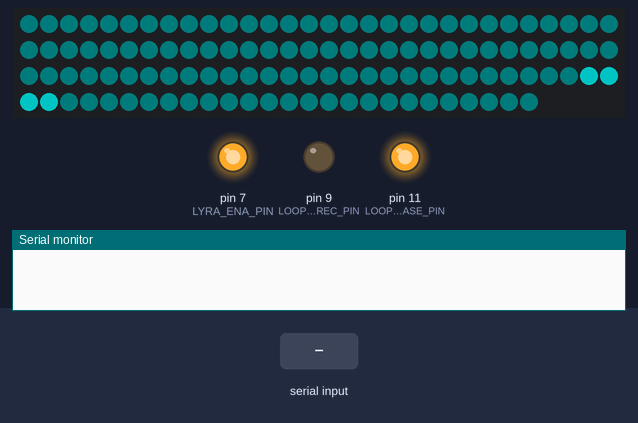
Bench run of a sketch on a simulated Arduino Uno, built with avr-gcc and run on an emulated ATmega328P. Parts: 116 RGB LEDs in strip order, left to right, continuing on the next row, output pins drawn as LEDs (lit = HIGH), the last lines printed to the serial monitor. The inputs (shaded band) are chosen by the test bench. Dim RGB values are drawn brighter than linear; random numbers use the default seed unless the sketch sets one.

Above: at 1.26 s.
1.3 s: "2" received over Serial
At 3.4 s:
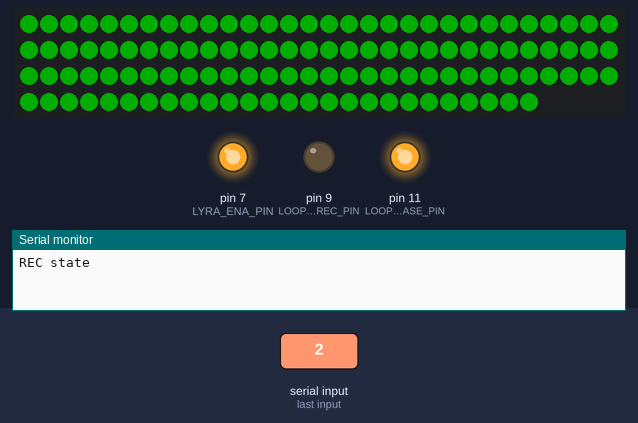
At 37.4 s:
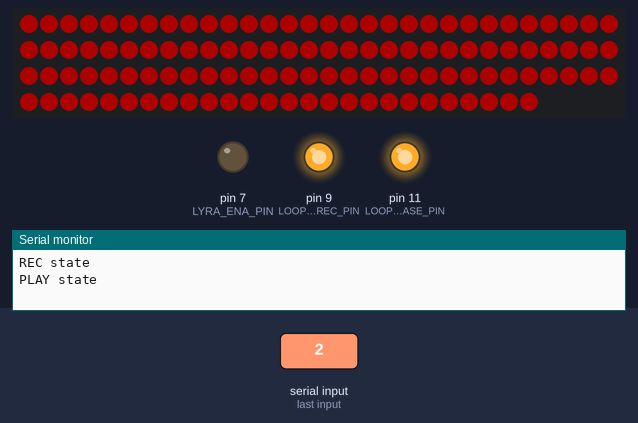
Timing chart, 0 to 38.1 s (numbered marks = the images above; inputs shaded):
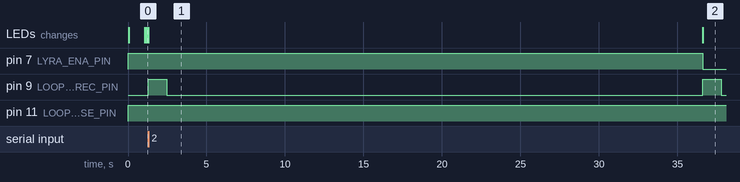

Measured:
- after the input at 1.3 s, pin 7 (LYRA_ENA_PIN): HIGH → LOW after 35.3 s; pin 9 (LOOPER_REC_PIN): alternates HIGH for 1.2 s and LOW for 34.2 s, starting at once
- what the display in image 1 shows lasts 35.3 s, from 1.3 s to 36.6 s

The sketch:

lyra_control.ino
```cpp
#include "Arduino.h"
#include "Wire.h"
#include "FastLED.h"

#define LEDS_CONTROL_CPP

#define STAR_NUM			29//16
#define PIX_IN_STAR_NUM		4
#define PIX_NUM				PIX_IN_STAR_NUM * STAR_NUM
#define	COL_NUM				23//8
#define LED_DATA_PIN		3

#define LYRA_ENA_PIN			7
#define LOOPER_REC_PIN			9
#define LOOPER_ERASE_PIN		11
#define LOOPER_REC_HOLD_TIME	1000
#define LOOPER_ERASE_HOLD_TIME	6000
#define LOOPER_REC_TIME			30000

#define EFF_UPD_PERIOD			40
#define EFF_FLASH_RISE_DUR		100
#define EFF_FLASH_FALL_DUR		500
#define EFF_IDLE_COLOR			0, 3, 3
#define EFF_FLASH_COLOR1		0, 100, 100//100, 80, 0
#define EFF_FLASH_COLOR2		100, 80, 0
#define EFF_REC_COLOR			0, 50, 0
#define EFF_PLAY_COLOR			50, 0, 0

// Timers
//----------------------
enum
{
	SYSTEM_TIMER_UPD,
	SYSTEM_TIMER_LOOPER,
	SYSTEM_TIMER_REC,
	SYSTEM_TIMER_FADE,
	SYSTEM_TIMER_NUM
};
uint16_t 	SYSTEM_TimerArray[SYSTEM_TIMER_NUM];

//Exhibit States
//----------------------
enum
{
	EXH_STATE_INIT,
	EXH_STATE_IDLE,
	EXH_STATE_REC,
	EXH_STATE_PLAY,
	EXH_STATE_ERASE
};
uint8_t	_exh_state;
uint8_t	_exh_proc;

//Effect states
//----------------------
enum
{
	EFF_STATE_IDLE,
	EFF_STATE_WAVE,
	EFF_STATE_REC,
	EFF_STATE_PLAY
};
uint8_t	_eff_state;
uint8_t	_eff_proc;

CRGB		_led_arr[PIX_NUM];

enum
{
	STAR_EFF_NO,
	STAR_EFF_FLASH
};
typedef struct
{
	uint8_t 	eff_state;
	uint16_t 	eff_tmr;
	uint8_t 	eff_steps_num;
	//uint16_t	rise_dur;
	//uint16_t	fall_dur;
	float		r_step;
	float		g_step;
	float		b_step;
	float		r_cur;
	float		g_cur;
	float		b_cur;
	uint8_t		r_tar;
	uint8_t		g_tar;
	uint8_t		b_tar;
	uint8_t		r_last;
	uint8_t		g_last;
	uint8_t		b_last;
} star_eff_struct_type;
star_eff_struct_type _star_arr[STAR_NUM];

typedef struct
{
	uint8_t	st_num;
	uint8_t	stars[2];
} col_srtuct_type;
col_srtuct_type _col_arr[COL_NUM];

void setup()
{
	//Reset all system timers
	memset( SYSTEM_TimerArray, 0, sizeof(SYSTEM_TimerArray) );

	pinMode(LYRA_ENA_PIN, OUTPUT);
	pinMode(LOOPER_REC_PIN, OUTPUT);
	pinMode(LOOPER_ERASE_PIN, OUTPUT);

	_exh_state = EXH_STATE_INIT;
	_exh_proc = 0;

	_eff_state = EFF_STATE_IDLE;
	_eff_proc = 0;

	memset( _star_arr, 0, sizeof(_star_arr) );

	Serial.begin(115200);

	randomSeed(analogRead(A1));

	//Init cols
	//#0
	_col_arr[0].st_num = 1;
	_col_arr[0].stars[0] = 0;

	//#1
	_col_arr[1].st_num = 2;
	_col_arr[1].stars[0] = 1;
	_col_arr[1].stars[1] = 2;

	//#2
	_col_arr[2].st_num = 2;
	_col_arr[2].stars[0] = 3;
	_col_arr[2].stars[1] = 4;

	//#3
	_col_arr[3].st_num = 2;
	_col_arr[3].stars[0] = 5;
	_col_arr[3].stars[1] = 9;

	//#4
	_col_arr[4].st_num = 1;
	_col_arr[4].stars[0] = 6;

	//#5
	_col_arr[5].st_num = 1;
	_col_arr[5].stars[0] = 7;

	//#6
	_col_arr[6].st_num = 1;
	_col_arr[6].stars[0] = 8;

	//#7
	_col_arr[7].st_num = 1;
	_col_arr[7].stars[0] = 10;

	//#8
	_col_arr[8].st_num = 1;
	_col_arr[8].stars[0] = 11;

	//#9
	_col_arr[9].st_num = 1;
	_col_arr[9].stars[0] = 12;

	//#10
	_col_arr[10].st_num = 1;
	_col_arr[10].stars[0] = 13;

	//#11
	_col_arr[11].st_num = 1;
	_col_arr[11].stars[0] = 14;

	//#12
	_col_arr[12].st_num = 1;
	_col_arr[12].stars[0] = 19;

	//#13
	_col_arr[13].st_num = 2;
	_col_arr[13].stars[0] = 20;
	_col_arr[13].stars[1] = 15;

	//#14
	_col_arr[14].st_num = 2;
	_col_arr[14].stars[0] = 18;
	_col_arr[14].stars[1] = 17;

	//#15
	_col_arr[15].st_num = 1;
	_col_arr[15].stars[0] = 16;

	//#16
	_col_arr[16].st_num = 1;
	_col_arr[16].stars[0] = 21;

	//#17
	_col_arr[17].st_num = 1;
	_col_arr[17].stars[0] = 22;

	//#18
	_col_arr[18].st_num = 1;
	_col_arr[18].stars[0] = 23;

	//#19
	_col_arr[19].st_num = 1;
	_col_arr[19].stars[0] = 25;

	//#20
	_col_arr[20].st_num = 1;
	_col_arr[20].stars[0] = 24;

	//#21
	_col_arr[21].st_num = 1;
	_col_arr[21].stars[0] = 26;

	//#22
	_col_arr[22].st_num = 2;
	_col_arr[22].stars[0] = 27;
	_col_arr[22].stars[1] = 28;

	//TEST COLS INIT (MATRIX 8*8)
	//+-+-+-+-+-+-+-+-+-+-+-+-+-+-+-+-+-+-+-+-+-+-+
	//#0
	/*_col_arr[0].st_num = 2;
	_col_arr[0].stars[0] = 0;
	_col_arr[0].stars[1] = 1;

	//#1
	_col_arr[1].st_num = 2;
	_col_arr[1].stars[0] = 2;
	_col_arr[1].stars[1] = 3;

	//#2
	_col_arr[2].st_num = 2;
	_col_arr[2].stars[0] = 4;
	_col_arr[2].stars[1] = 5;

	//#3
	_col_arr[3].st_num = 2;
	_col_arr[3].stars[0] = 6;
	_col_arr[3].stars[1] = 7;

	//#4
	_col_arr[4].st_num = 2;
	_col_arr[4].stars[0] = 8;
	_col_arr[4].stars[1] = 9;

	//#5
	_col_arr[5].st_num = 2;
	_col_arr[5].stars[0] = 10;
	_col_arr[5].stars[1] = 11;

	//#6
	_col_arr[6].st_num = 2;
	_col_arr[6].stars[0] = 12;
	_col_arr[6].stars[1] = 13;

	//#7
	_col_arr[7].st_num = 2;
	_col_arr[7].stars[0] = 14;
	_col_arr[7].stars[1] = 15;*/
	//+-+-+-+-+-+-+-+-+-+-+-+-+-+-+-+-+-+-+-+-+-+-+

	FastLED.addLeds<NEOPIXEL, LED_DATA_PIN> (_led_arr, PIX_NUM);
	FastLED.setBrightness(255);
	FastLED.clear();
	FastLED.show();

	//Serial.println("Init done");

}

//
//-------------------------------------------------------------------------
void setStarColor(uint8_t t_star, uint8_t r_ch, uint8_t g_ch, uint8_t b_ch)
{
	uint8_t _star_addr, i;

	_star_addr = t_star * PIX_IN_STAR_NUM;
	if( (_star_addr + 3) > (PIX_NUM - 1) )
		return;
	for( i = 0; i < PIX_IN_STAR_NUM; i++ )
		_led_arr[_star_addr + i] = CRGB(r_ch, g_ch, b_ch);

	return;
}

//
//-------------------------------------------------------------------------
CRGB getStarColor(uint8_t t_star)
{
	return _led_arr[t_star * PIX_IN_STAR_NUM];
}

//
//-------------------------------------------------------------------------
void setColColor(uint8_t t_col, uint8_t r_ch, uint8_t g_ch, uint8_t b_ch)
{
	uint8_t i;

	if( t_col > (COL_NUM - 1) )
		return;

	for( i = 0; i < _col_arr[t_col].st_num; i++ )
		setStarColor(_col_arr[t_col].stars[i], r_ch, g_ch, b_ch);
}


//
//-------------------------------------------------------------------------
void runStarFlash(uint8_t t_star, uint8_t r_ch, uint8_t g_ch, uint8_t b_ch)
{
	if( t_star > (STAR_NUM - 1) )
		return;
	_star_arr[t_star].eff_state = 1;
	//_star_arr[t_star].rise_dur = t_rise_dur;
	//_star_arr[t_star].fall_dur = t_fall_dur;
	_star_arr[t_star].r_last = getStarColor(t_star).r;
	_star_arr[t_star].g_last = getStarColor(t_star).g;
	_star_arr[t_star].b_last = getStarColor(t_star).b;
	_star_arr[t_star].r_tar = r_ch;
	_star_arr[t_star].g_tar = g_ch;
	_star_arr[t_star].b_tar = b_ch;
	return;
}

//
//-------------------------------------------------------------------------
void runColFlash(uint32_t t_col, uint8_t r_ch, uint8_t g_ch, uint8_t b_ch)
{
	uint8_t i;

	if( t_col > (COL_NUM - 1) )
		return;
	for( i = 0; i < _col_arr[t_col].st_num; i++ )
		runStarFlash(_col_arr[t_col].stars[i], r_ch, g_ch, b_ch);
}

void loop()
{
	uint32_t i = 0;
	static uint8_t cur_line = 0, rvd_data;
	static uint32_t last_ms_tmr_val = 0;

	//ms Timer Handler
    if( last_ms_tmr_val != millis() )
    {
        for( i = 0; i < SYSTEM_TIMER_NUM; i++ ) if( SYSTEM_TimerArray[i] > 0 )
			SYSTEM_TimerArray[i] = SYSTEM_TimerArray[i] - 1;
		//Star effect timers
		for( i = 0; i < STAR_NUM; i++ ) if( _star_arr[i].eff_tmr )
			_star_arr[i].eff_tmr--;
        last_ms_tmr_val = millis();
    }

	//Update LEDs
	if( !SYSTEM_TimerArray[SYSTEM_TIMER_UPD] )
	{
		SYSTEM_TimerArray[SYSTEM_TIMER_UPD] = 20;
		FastLED.show();
	}

	//EXHIBIT STATES
	//-------------------------------------------------
	//INIT state
	if( _exh_state == EXH_STATE_INIT )
	{
		//Enable LYRA
		digitalWrite(LYRA_ENA_PIN, 1);
		//REC off
		digitalWrite(LOOPER_REC_PIN, 0);
		//ERASE off
		digitalWrite(LOOPER_ERASE_PIN, 1);

		_exh_state = EXH_STATE_IDLE;
		_eff_state = EFF_STATE_IDLE;
	}

	//IDLE state
	else if( _exh_state == EXH_STATE_IDLE )
	{
		if( Serial.available() )
		{
			Serial.readBytes(&rvd_data, 1);
			switch( rvd_data )
			{
				//Show wave effect
				case 0x31:
					_eff_state = EFF_STATE_WAVE;
					_eff_proc = 0;
				break;
				//Start record
				case 0x32:
					digitalWrite(LOOPER_REC_PIN, 1);
					SYSTEM_TimerArray[SYSTEM_TIMER_LOOPER] = LOOPER_REC_HOLD_TIME;
					SYSTEM_TimerArray[SYSTEM_TIMER_REC] = LOOPER_REC_TIME;
					_eff_state = EFF_STATE_REC;
					_eff_proc = 0;
					Serial.println(F("REC state"));
					_exh_state = EXH_STATE_REC;
				break;
				default:
				break;
			}
		}
	}

	//REC state
	else if( _exh_state == EXH_STATE_REC )
	{
		if( !SYSTEM_TimerArray[SYSTEM_TIMER_LOOPER] )
		{
			digitalWrite(LOOPER_REC_PIN, 0);
		}
		if( !SYSTEM_TimerArray[SYSTEM_TIMER_REC] )
		{
			digitalWrite(LOOPER_REC_PIN, 1);
			digitalWrite(LYRA_ENA_PIN, 0);
			SYSTEM_TimerArray[SYSTEM_TIMER_LOOPER] = LOOPER_REC_HOLD_TIME;
			SYSTEM_TimerArray[SYSTEM_TIMER_REC] = LOOPER_REC_TIME;
			_eff_state = EFF_STATE_PLAY;
			_eff_proc = 0;
			Serial.println(F("PLAY state"));
			_exh_state = EXH_STATE_PLAY;
		}
	}

	//PLAY state
	else if( _exh_state == EXH_STATE_PLAY )
	{
		if( !SYSTEM_TimerArray[SYSTEM_TIMER_LOOPER] )
		{
			digitalWrite(LOOPER_REC_PIN, 0);
		}
		if( !SYSTEM_TimerArray[SYSTEM_TIMER_REC] )
		{
			digitalWrite(LOOPER_ERASE_PIN, 0);
			digitalWrite(LYRA_ENA_PIN, 1);
			SYSTEM_TimerArray[SYSTEM_TIMER_LOOPER] = LOOPER_ERASE_HOLD_TIME;
			_eff_state = EFF_STATE_IDLE;
			_eff_proc = 0;
			Serial.println(F("ERASE state"));
			_exh_state = EXH_STATE_ERASE;
		}
	}

	//ERASE state
	else if( _exh_state == EXH_STATE_ERASE )
	{
		if( !SYSTEM_TimerArray[SYSTEM_TIMER_LOOPER] )
		{
			digitalWrite(LOOPER_ERASE_PIN, 1);
			Serial.println(F("IDLE state"));
			_exh_state = EXH_STATE_IDLE;
		}
	}

	//LIGHT EFFECT STATES
	//-------------------------------------------------
	//IDLE state
	if( _eff_state == EFF_STATE_IDLE )
	{
		if( _eff_proc == 0 )
		{
			for( i = 0; i < PIX_NUM; i++ )
				_led_arr[i] = CRGB(EFF_IDLE_COLOR);
			for( i = 0; i < STAR_NUM; i++ )
				_star_arr[i].eff_state = 0;
			SYSTEM_TimerArray[SYSTEM_TIMER_FADE] = random(100, 5000);
			_eff_proc = 1;
		}
		else if( _eff_proc == 1 )
		{
			if( !SYSTEM_TimerArray[SYSTEM_TIMER_FADE] )
			{
				SYSTEM_TimerArray[SYSTEM_TIMER_FADE] = random(100, 5000);
				cur_line = random(0, STAR_NUM - 1);
				if( !_star_arr[cur_line].eff_state )
				{
					if( random(0, 2) == 0 )
						runStarFlash(cur_line, EFF_FLASH_COLOR1);
					else
						runStarFlash(cur_line, EFF_FLASH_COLOR2);
				}
			}
		}
	}

	//REC state
	else if( _eff_state == EFF_STATE_REC )
	{
		if( _eff_proc == 0 )
		{
			for( i = 0; i < PIX_NUM; i++ )
				_led_arr[i] = CRGB(EFF_REC_COLOR);
			for( i = 0; i < STAR_NUM; i++ )
				_star_arr[i].eff_state = 0;
			_eff_proc = 1;
		}
	}

	//PLAY state
	else if( _eff_state == EFF_STATE_PLAY )
	{
		if( _eff_proc == 0 )
		{
			for( i = 0; i < PIX_NUM; i++ )
				_led_arr[i] = CRGB(EFF_PLAY_COLOR);
			for( i = 0; i < STAR_NUM; i++ )
				_star_arr[i].eff_state = 0;
			_eff_proc = 1;
		}
	}

	//WAVE state
	else if( _eff_state == EFF_STATE_WAVE )
	{
		if( _eff_proc == 0 )
		{
			for( i = 0; i < PIX_NUM; i++ )
				_led_arr[i] = CRGB(EFF_IDLE_COLOR);
			for( i = 0; i < STAR_NUM; i++ )
				_star_arr[i].eff_state = 0;
			_eff_proc = 1;
			cur_line = 0;
			SYSTEM_TimerArray[SYSTEM_TIMER_FADE] = 0;
		}
		else if( _eff_proc == 1 )
		{
			if( !SYSTEM_TimerArray[SYSTEM_TIMER_FADE] )
			{
				runColFlash(cur_line, EFF_FLASH_COLOR1);
				if( cur_line < COL_NUM )
				{
					cur_line += 1;
					SYSTEM_TimerArray[SYSTEM_TIMER_FADE] = 100;
				}
				else
				{
					_eff_state = EFF_STATE_IDLE;
					_eff_proc = 0;
				}

			}
		}
	}

	//STAR EFFECT PROCESSING
	//-------------------------------------------------
	for( i = 0; i < STAR_NUM; i++ )
	{
		//Init flash effect
		if( (_star_arr[i].eff_state == 1) || (_star_arr[i].eff_state == 3) )
		{
			//Calculating steps number
			if( _star_arr[i].eff_state == 1 )
				_star_arr[i].eff_steps_num = /*_star_arr[i].rise_dur*/EFF_FLASH_RISE_DUR / EFF_UPD_PERIOD;
			else if( _star_arr[i].eff_state == 3 )
				_star_arr[i].eff_steps_num = /*_star_arr[i].fall_dur*/EFF_FLASH_FALL_DUR / EFF_UPD_PERIOD;
			if( !_star_arr[i].eff_steps_num )
				_star_arr[i].eff_steps_num = 1;
			//Serial.print("Steps num = ");
			//Serial.println(_star_arr[i].eff_steps_num);

			//Calculating steps for all channels
			_star_arr[i].r_cur = (float)_star_arr[i].r_last;
			_star_arr[i].r_step = (((float)_star_arr[i].r_tar - _star_arr[i].r_cur)
									/ (float)_star_arr[i].eff_steps_num);
			if( !_star_arr[i].r_step )
				_star_arr[i].r_cur = (float)_star_arr[i].r_tar;
			//Serial.print("RED step = ");
			//Serial.println(_star_arr[i].r_step);

			_star_arr[i].g_cur = (float)_star_arr[i].g_last;
			_star_arr[i].g_step = (int16_t)(((float)_star_arr[i].g_tar - _star_arr[i].g_cur)
									/ (float)_star_arr[i].eff_steps_num);
			if( !_star_arr[i].g_step )
				_star_arr[i].g_cur = (float)_star_arr[i].g_tar;
			//Serial.print("GREEN step = ");
			//Serial.println(_star_arr[i].g_step);

			_star_arr[i].b_cur = (float)_star_arr[i].b_last;
			_star_arr[i].b_step = (int16_t)(((float)_star_arr[i].b_tar - _star_arr[i].b_cur)
									/ (float)_star_arr[i].eff_steps_num);
			if( !_star_arr[i].b_step )
				_star_arr[i].b_cur = (float)_star_arr[i].b_tar;
			//Serial.print("BLUE step = ");
			//Serial.println(_star_arr[i].b_step);

			if( _star_arr[i].eff_state == 1 )
				_star_arr[i].eff_state = 2;
			else if( _star_arr[i].eff_state == 3 )
				_star_arr[i].eff_state = 4;
		}
		else if( (_star_arr[i].eff_state == 2) || (_star_arr[i].eff_state == 4) )
		{
			if( !_star_arr[i].eff_tmr )
			{
				//END effect condition
				if( (_star_arr[i].r_cur == (float)_star_arr[i].r_tar)
					&& (_star_arr[i].g_cur == (float)_star_arr[i].g_tar)
					&& (_star_arr[i].b_cur == (float)_star_arr[i].b_tar))
				{
					//Switch effect direction
					if( _star_arr[i].eff_state == 2 )
					{
						_star_arr[i].r_tar = _star_arr[i].r_last;
						_star_arr[i].g_tar = _star_arr[i].g_last;
						_star_arr[i].b_tar = _star_arr[i].b_last;
						_star_arr[i].r_last = (uint8_t)_star_arr[i].r_cur;
						_star_arr[i].g_last = (uint8_t)_star_arr[i].g_cur;
						_star_arr[i].b_last = (uint8_t)_star_arr[i].b_cur;
						_star_arr[i].eff_state = 3;
					}
					//End effect
					else
					{
						//_star_arr[i].cur_eff = STAR_EFF_NO;
						_star_arr[i].eff_state = 0;
					}
				}
				else
				{
					//R channel
					if( _star_arr[i].r_cur != (float)_star_arr[i].r_tar )
					{
						if( _star_arr[i].r_cur < (float)_star_arr[i].r_tar )
						{
							if( _star_arr[i].r_cur + _star_arr[i].r_step > (float)_star_arr[i].r_tar )
								_star_arr[i].r_cur = _star_arr[i].r_tar;
							else
								_star_arr[i].r_cur += _star_arr[i].r_step;
						}
						else
						{
							if( _star_arr[i].r_cur + _star_arr[i].r_step < (float)_star_arr[i].r_tar )
								_star_arr[i].r_cur = (float)_star_arr[i].r_tar;
							else
								_star_arr[i].r_cur += _star_arr[i].r_step;
						}
					}
					//G channel
					if( _star_arr[i].g_cur != (float)_star_arr[i].g_tar )
					{
						if( _star_arr[i].g_cur < (float)_star_arr[i].g_tar )
						{
							if( _star_arr[i].g_cur + _star_arr[i].g_step > (float)_star_arr[i].g_tar )
								_star_arr[i].g_cur = (float)_star_arr[i].g_tar;
							else
								_star_arr[i].g_cur += _star_arr[i].g_step;
						}
						else
						{
							if( _star_arr[i].g_cur + _star_arr[i].g_step < (float)_star_arr[i].g_tar )
								_star_arr[i].g_cur = (float)_star_arr[i].g_tar;
							else
								_star_arr[i].g_cur += _star_arr[i].g_step;
						}
					}
					//B channel
					if( _star_arr[i].b_cur != (float)_star_arr[i].b_tar )
					{
						if( _star_arr[i].b_cur < (float)_star_arr[i].b_tar )
						{
							if( _star_arr[i].b_cur + _star_arr[i].b_step > (float)_star_arr[i].b_tar )
								_star_arr[i].b_cur = (float)_star_arr[i].b_tar;
							else
								_star_arr[i].b_cur += _star_arr[i].b_step;
						}
						else
						{
							if( _star_arr[i].b_cur + _star_arr[i].b_step < (float)_star_arr[i].b_tar )
								_star_arr[i].b_cur = (float)_star_arr[i].b_tar;
							else
								_star_arr[i].b_cur += _star_arr[i].b_step;
						}
					}
				}
				setStarColor(i, (uint8_t)_star_arr[i].r_cur, (uint8_t)_star_arr[i].g_cur, (uint8_t)_star_arr[i].b_cur);
				_star_arr[i].eff_tmr = EFF_UPD_PERIOD;
			}
		}
	}
}
```
